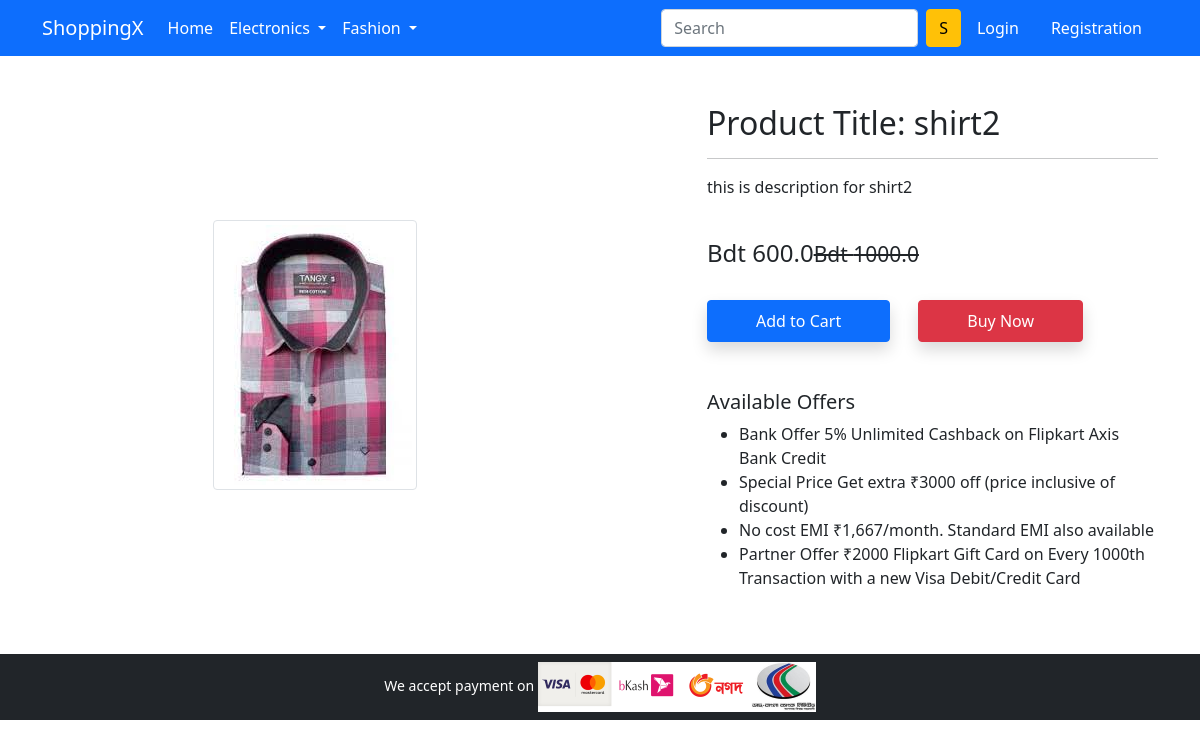
The page /product-detail/7 on the database its author committed.
### app/models.py (models this page shows)
class Product(models.Model):
 title = models.CharField(max_length=100)
 selling_price = models.FloatField ()
 discounted_price = models.FloatField ()
 description = models. TextField()
 brand = models.CharField (max_length=100)
 category = models.CharField(choices = CATEGORY_CHOICES,max_length=2)
 product_image = models. ImageField(upload_to='productimg')

### app/views.py (the view)
class ProductDetailView(View):
    def get(self, request, pk):
        product = Product.objects.get(pk=pk)
        return render(request, 'app/productdetail.html', {'product': product})

### app/templates/app/productdetail.html (shortened to what this page needs)
{% extends 'app/base.html' %}
{% load static %}
{% block main-content %}
<div class="container my-5">
 <div class="row">
  <div class="col-sm-6 text-center align-self-center">
   <img src="{{product.product_image.url}}" alt="" class="img-fluid img-thumbnail">
  </div>
  <div class="col-sm-5 offset-sm-1">
   <h2>Product Title: {{product.title}}</h2>
   <hr>
   <p>{{product.description}}</p> <br>
   <h4>Bdt {{product.discounted_price}}<small class="fw-light text-decoration-line-through">Bdt {{product.selling_price}}</small></h4> <br>
   <form action="/add-to-cart" class="d-inline">
   <button type="submit"class="btn btn-primary shadow px-5 py-2">Add to Cart</button>
   </form>
   <a href="{% url 'buy-now' %}" class="btn btn-danger shadow px-5 py-2 ms-4">Buy Now</a>
   <h5 class="mt-5">Available Offers</h5>
   <ul>
    <li>Bank Offer 5% Unlimited Cashback on Flipkart Axis Bank Credit</li>
    <li>Special Price Get extra ₹3000 off (price inclusive of discount)</li>
    <li>No cost EMI ₹1,667/month. Standard EMI also available</li>
    <li>Partner Offer ₹2000 Flipkart Gift Card on Every 1000th Transaction with a new Visa Debit/Credit Card</li>
   </ul>
  </div>
 </div>
</div>
{% endblock main-content %}

### rows shown on the page
Product: product_image (picture), title "shirt2", description "this is description for shirt2", discounted_price "600.0", selling_price "1000.0"
